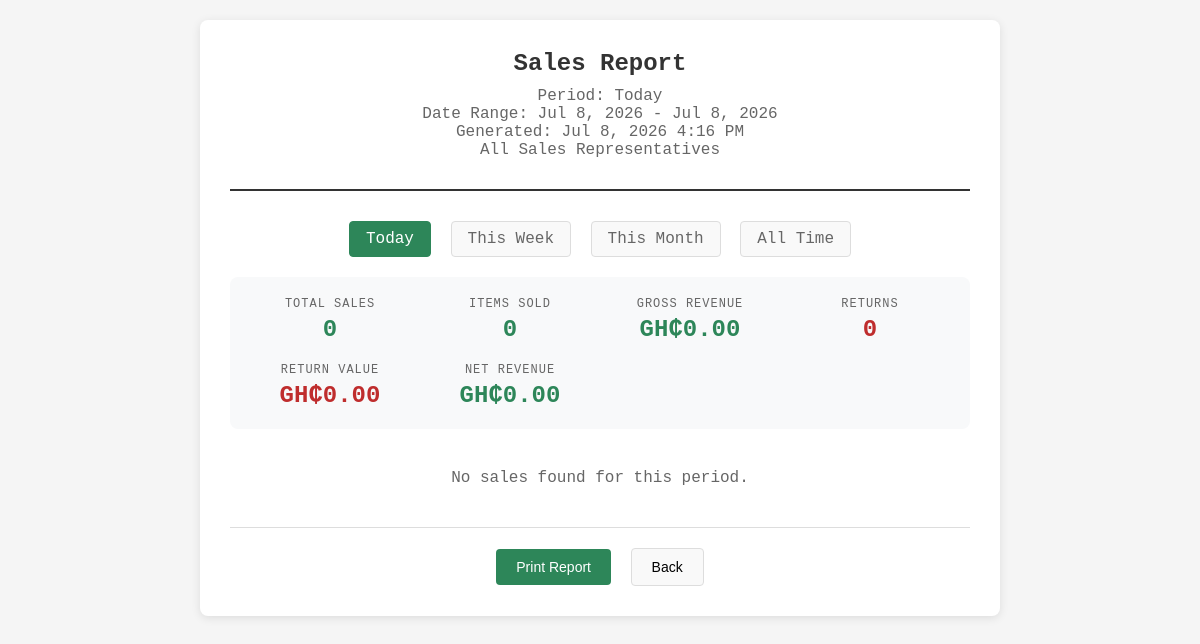
The page /sales_report.php (signed in) on the database as committed earlier.
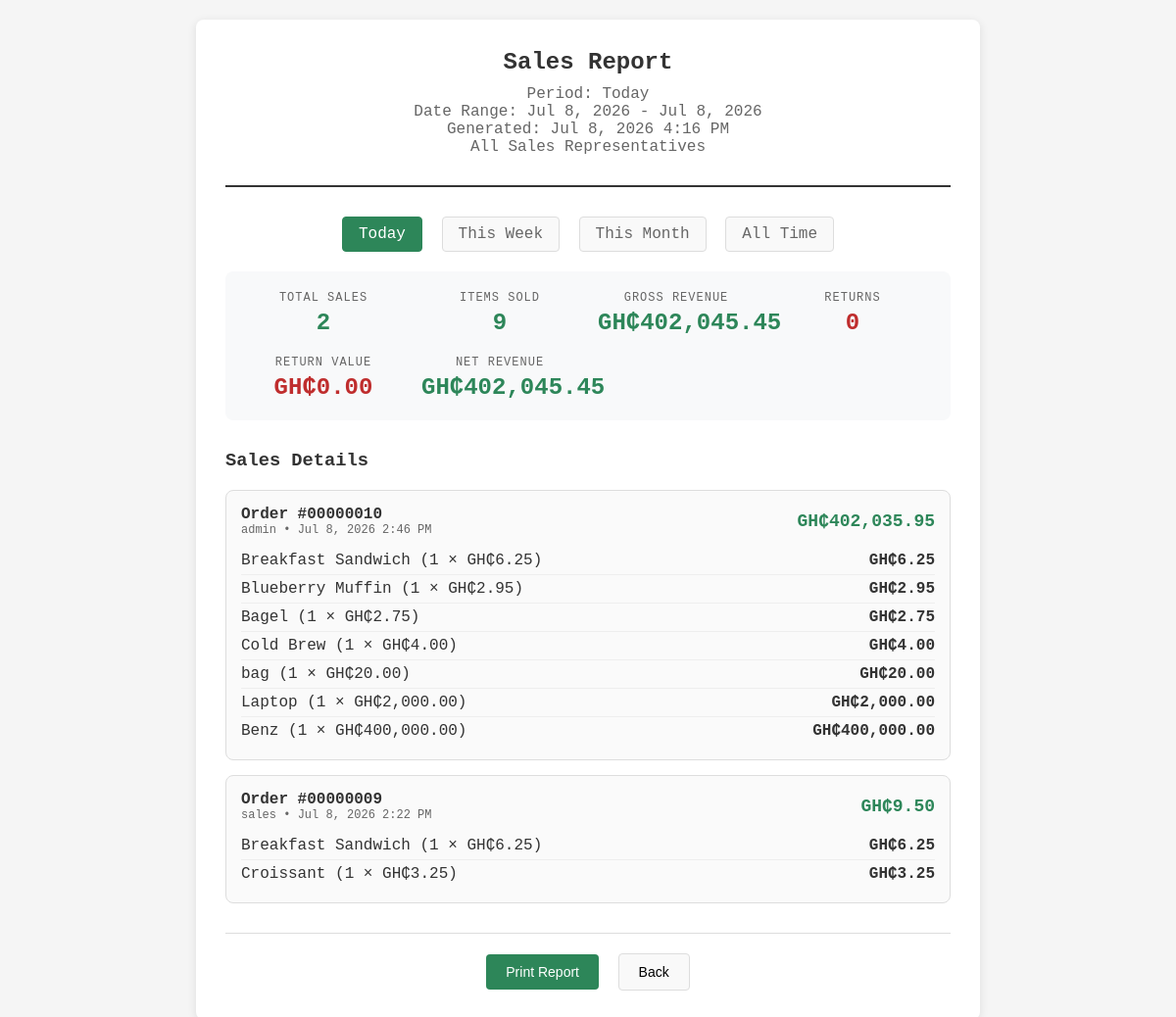
The same page on the database as committed later.
### tables this page shows
CREATE TABLE order_items (
            id INTEGER PRIMARY KEY,
            order_id INTEGER NOT NULL,
            product_id INTEGER NOT NULL,
            name TEXT NOT NULL,
            price REAL NOT NULL,
            quantity INTEGER NOT NULL,
            subtotal REAL NOT NULL,
            FOREIGN KEY(order_id) REFERENCES orders(id)
        );

### sales_report.php (the view, shortened to what the changed rows need)
<?php
$period = $_GET['period'] ?? 'day';
$periods = ['day' => 'Today', 'week' => 'This Week', 'month' => 'This Month', 'all' => 'All Time'];
$now = new DateTime();
$startDate = clone $now;
$endDate = clone $now;
switch ($period) {
    case 'day':
        $startDate->setTime(0, 0, 0);
        $endDate->setTime(23, 59, 59);
        break;
}
$db = get_database();
if ($period === 'all') {
    $query = 'SELECT oi.id, oi.order_id, oi.product_id, oi.name, oi.price, oi.quantity, oi.subtotal,
                     o.username, o.total, o.created_at, o.status,
                     r.return_status, r.receipt_content
              FROM order_items oi
              JOIN orders o ON o.id = oi.order_id
              LEFT JOIN receipts r ON r.order_id = o.id';
} else {
    $query = 'SELECT oi.id, oi.order_id, oi.product_id, oi.name, oi.price, oi.quantity, oi.subtotal,
                     o.username, o.total, o.created_at, o.status,
                     r.return_status, r.receipt_content
              FROM order_items oi
              JOIN orders o ON o.id = oi.order_id
              LEFT JOIN receipts r ON r.order_id = o.id
              WHERE o.created_at >= :start_date AND o.created_at <= :end_date';
}
$query .= ' ORDER BY o.created_at DESC';
$stmt = $db->prepare($query);
if ($period !== 'all') {
    $stmt->bindValue(':start_date', $startDate->format('c'));
    $stmt->bindValue(':end_date', $endDate->format('c'));
}
$stmt->execute();
$salesData = $stmt->fetchAll(PDO::FETCH_ASSOC);
$groupedSales = [];
foreach ($salesData as $item) {
    $orderId = $item['order_id'];
    if (!isset($groupedSales[$orderId])) {
        $groupedSales[$orderId] = [
            'order_id' => $orderId,
            'username' => $item['username'],
            'total' => $item['total'],
            'created_at' => $item['created_at'],
            'status' => $item['status'],
            'return_status' => $item['return_status'],
            'receipt_content' => $item['receipt_content'],
            'items' => []
        ];
    }
    $groupedSales[$orderId]['items'][] = $item;
}
$totalSales = count($groupedSales);
$totalRevenue = 0;
$totalItems = 0;
$returnedRevenue = 0;
foreach ($groupedSales as $order) {
    $totalRevenue += $order['total'];
    $totalItems += count($order['items']);
}
$netRevenue = $totalRevenue - $returnedRevenue;
?>
<!DOCTYPE html>
<html lang="en">
<head>
</head>
<body>
  <div class="report-container">
    <div class="report-header">
      <h1 class="report-title">Sales Report</h1>
      <div class="report-meta">
        Period: <?php echo $periods[$period]; ?><br>
        <?php if ($period !== 'all'): ?>
        Date Range: <?php echo $startDate->format('M j, Y'); ?> - <?php echo $endDate->format('M j, Y'); ?><br>
        <?php else: ?>
        Date Range: All Time<br>
        <?php endif; ?>
        Generated: <?php echo date('M j, Y g:i A'); ?><br>
      </div>
    </div>
    <div class="period-selector">
      <a href="?period=day" class="<?php echo $period === 'day' ? 'active' : ''; ?>">Today</a>
      <a href="?period=week" class="<?php echo $period === 'week' ? 'active' : ''; ?>">This Week</a>
      <a href="?period=month" class="<?php echo $period === 'month' ? 'active' : ''; ?>">This Month</a>
      <a href="?period=all" class="<?php echo $period === 'all' ? 'active' : ''; ?>">All Time</a>
    </div>
    <div class="stats-grid">
      <div class="stat-item">
        <div class="stat-label">Total Sales</div>
        <div class="stat-value"><?php echo $totalSales; ?></div>
      </div>
      <div class="stat-item">
        <div class="stat-label">Items Sold</div>
        <div class="stat-value"><?php echo $totalItems; ?></div>
      </div>
      <div class="stat-item">
        <div class="stat-label">Gross Revenue</div>
        <div class="stat-value">GH₵<?php echo number_format($totalRevenue, 2); ?></div>
      </div>
      <div class="stat-item">
      </div>
      <div class="stat-item">
      </div>
      <div class="stat-item">
        <div class="stat-label">Net Revenue</div>
        <div class="stat-value">GH₵<?php echo number_format($netRevenue, 2); ?></div>
      </div>
    </div>
    <?php if (!empty($groupedSales)): ?>
      <div class="sales-list">
        <h3>Sales Details</h3>
        <?php foreach ($groupedSales as $order): ?>
          <div class="sale-item">
            <div class="sale-header">
              <div>
                <div class="sale-id">Order #<?php echo str_pad((string)$order['order_id'], 8, '0', STR_PAD_LEFT); ?></div>
                <div class="sale-meta">
                  <?php echo htmlspecialchars($order['username']); ?> •
                  <?php echo date('M j, Y g:i A', strtotime($order['created_at'])); ?>
                </div>
              </div>
              <div class="sale-total <?php echo $order['return_status'] === 'Returned' ? 'returned' : ''; ?>">
                GH₵<?php echo number_format($order['total'], 2); ?>
              </div>
            </div>
            <div class="sale-items">
              <?php foreach ($order['items'] as $item): ?>
                <div class="item-row">
                  <div class="item-name">
                    <?php echo htmlspecialchars($item['name']); ?> (<?php echo $item['quantity']; ?> × GH₵<?php echo number_format($item['price'], 2); ?>)
                  </div>
                  <div class="item-price">GH₵<?php echo number_format($item['subtotal'], 2); ?></div>
                </div>
              <?php endforeach; ?>
            </div>
          </div>
        <?php endforeach; ?>
      </div>
    <?php else: ?>
      <p style="text-align: center; color: #666; margin: 40px 0;">No sales found for this period.</p>
    <?php endif; ?>
    <div class="actions">
      <button class="print-btn" onclick="window.print()">Print Report</button>
      <button onclick="window.history.back()">Back</button>
    </div>
  </div>
</body>
</html>

Rows that differ between the two databases and show on the page:
added order_items: name "Breakfast Sandwich", quantity "1", price "6.25", subtotal "6.25", shown under "00000010"
added order_items: name "Blueberry Muffin", quantity "1", price "2.95", subtotal "2.95", shown under "00000010"
added order_items: name "Bagel", quantity "1", price "2.75", subtotal "2.75", shown under "00000010"
added order_items: name "Cold Brew", quantity "1", price "4.00", subtotal "4.00", shown under "00000010"
added order_items: name "bag", quantity "1", price "20.00", subtotal "20.00", shown under "00000010"
added order_items: name "Laptop", quantity "1", price "2,000.00", subtotal "2,000.00", shown under "00000010"
added order_items: name "Benz", quantity "1", price "400,000.00", subtotal "400,000.00", shown under "00000010"
added order_items: name "Breakfast Sandwich", quantity "1", price "6.25", subtotal "6.25", shown under "00000009"
added order_items: name "Croissant", quantity "1", price "3.25", subtotal "3.25", shown under "00000009"
Other text that changed with them:
$totalSales: "0" → "2"
$totalItems: "0" → "9"
$totalRevenue: "0.00" → "402,045.45"
$netRevenue: "0.00" → "402,045.45"
text no longer shown: "No sales found for this period."
text now shown: "Sales Details"
new list line: "Order # 00000010 admin • Jul 8, 2026 2:46 PM GH₵ 402,035.95"
new list line: "Order # 00000009 sales • Jul 8, 2026 2:22 PM GH₵ 9.50"
